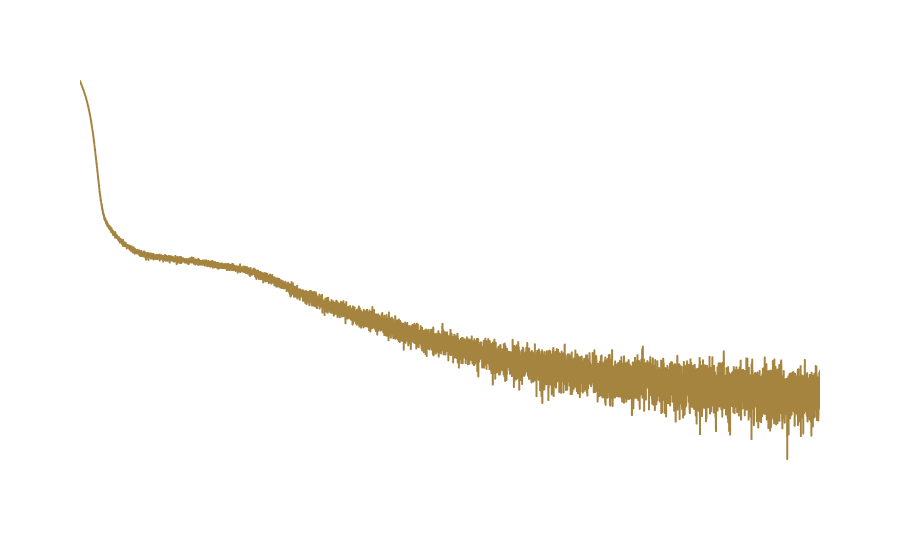

Notebook source saved alongside this figure:
### Code cell
fig = px.line(x=range(epochs_max), y=losses, log_y=True, range_y=[])
fig.update_traces(line_color='#a5843f')
fig.update_layout(plot_bgcolor='rgba(0, 0, 0, 0)', paper_bgcolor= 'rgba(0, 0, 0, 0)', font_color="white", title="Loss vs Epochs", xaxis_title="Epochs", yaxis_title="Loss")
fig.show()

### Figure 1 — Plotly figure (JSON) as saved in the notebook; plotly's stock layout.template omitted (floating-point values rounded to 4 significant figures; data arrays with more than 128 entries replaced by an {"elided": "..."} marker saying what was removed)
{"data": [{"hovertemplate": "x=%{x}<br>y=%{y}<extra></extra>", "legendgroup": "", "line": {"color": "#a5843f", "dash": "solid"}, "marker": {"symbol": "circle"}, "mode": "lines", "name": "", "showlegend": false, "type": "scattergl", "x": {"elided": "10000 int values"}, "xaxis": "x", "y": {"elided": "10000 float values"}, "yaxis": "y"}], "layout": {"font": {"color": "white"}, "legend": {"tracegroupgap": 0}, "margin": {"t": 60}, "paper_bgcolor": "rgba(0, 0, 0, 0)", "plot_bgcolor": "rgba(0, 0, 0, 0)", "title": {"text": "Loss vs Epochs"}, "xaxis": {"anchor": "y", "domain": [0, 1], "title": {"text": "Epochs"}}, "yaxis": {"anchor": "x", "domain": [0, 1], "title": {"text": "Loss"}, "type": "log"}}}
